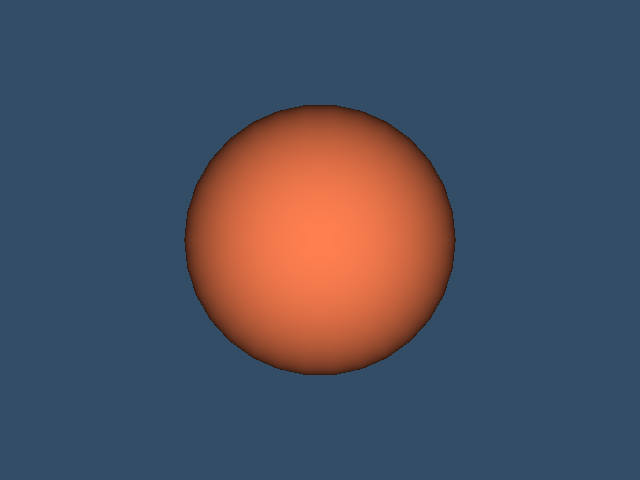

Source code (Python):
#!/usr/bin/env python

# Render a sphere, capture the render window to a PNM image file
# using vtkPNMWriter, then display the rendered scene.

import os
import tempfile

# Factory overrides: importing these modules registers the OpenGL rendering
# and interaction style implementations for vtkRenderingCore factory classes.
import vtkmodules.vtkInteractionStyle  # noqa: F401
import vtkmodules.vtkRenderingOpenGL2  # noqa: F401
# VTK pipeline classes used in this example
from vtkmodules.vtkFiltersSources import vtkSphereSource
from vtkmodules.vtkIOImage import vtkPNMWriter
from vtkmodules.vtkRenderingCore import (
    vtkActor,
    vtkPolyDataMapper,
    vtkProperty,
    vtkRenderWindow,
    vtkRenderWindowInteractor,
    vtkRenderer,
    vtkWindowToImageFilter,
)

# Colors (normalized RGB)
coral_rgb = (1.0, 0.498, 0.314)
tomato_rgb = (1.0, 0.388, 0.278)
background_rgb = (0.200, 0.302, 0.400)

# Output path: write to a temporary file
pnm_path = os.path.join(tempfile.gettempdir(), "WriteImagePNM.pnm")

# Source: generate a sphere
source = vtkSphereSource()
source.SetCenter(0, 0, 0)
source.SetRadius(5.0)
source.SetPhiResolution(30)
source.SetThetaResolution(30)

# Mapper: map polygon data to graphics primitives
mapper = vtkPolyDataMapper()
mapper.SetInputConnection(source.GetOutputPort())

# Actor: assign the mapped geometry
back_property = vtkProperty()
back_property.SetColor(tomato_rgb)

actor = vtkActor()
actor.SetMapper(mapper)
actor.GetProperty().SetColor(coral_rgb)
actor.SetBackfaceProperty(back_property)

# Renderer: assemble the scene and configure the camera
renderer = vtkRenderer()
renderer.AddActor(actor)
renderer.SetBackground(background_rgb)

# Window: display the rendered scene
render_window = vtkRenderWindow()
render_window.AddRenderer(renderer)
render_window.SetWindowName("write image pnm")
render_window.SetMultiSamples(0)
render_window.SetSize(640, 480)
render_window.Render()

# Writer: capture the render window to a PNM file
window_to_image = vtkWindowToImageFilter()
window_to_image.SetInput(render_window)
window_to_image.SetInputBufferTypeToRGB()
window_to_image.ReadFrontBufferOff()
window_to_image.Update()

writer = vtkPNMWriter()
writer.SetFileName(pnm_path)
writer.SetInputConnection(window_to_image.GetOutputPort())
writer.Write()
print(f"Wrote: {pnm_path}")

# Interactor: handle mouse and keyboard events
render_window_interactor = vtkRenderWindowInteractor()
render_window_interactor.SetRenderWindow(render_window)

# Launch the interactive visualization
render_window_interactor.Initialize()
render_window_interactor.Start()
